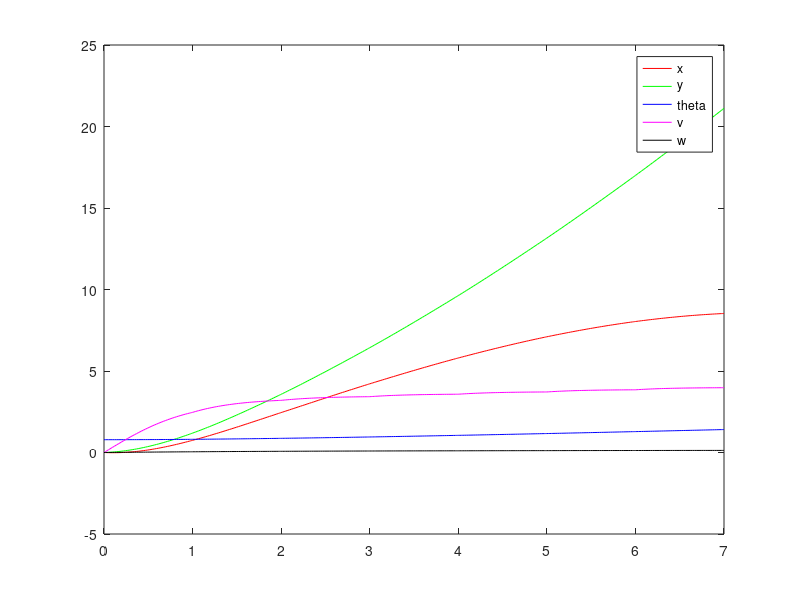
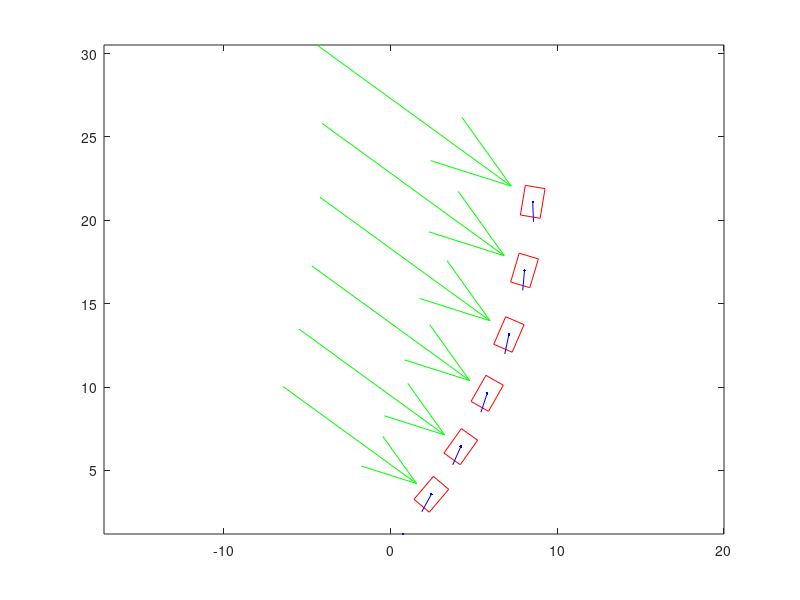

These figures' MATLAB source, in order:

function main

global p1 p2 p3 p4 p5 p6 p7 p8 p9 p10 p11 ...
       a_tw psi_tw delta_s delta_r Wc_aw Wp_aw gs gr % x y theta v w

% model 
p1 = 0.03
p2 = 40
p3 = 60
p4 = 200
p5 = 1500
p6 = 0.5
p7 = 0.5
p8 = 2
p9 = 120
p10 = 400
p11 = 0.2

% time 
tspan = [0 1];

% intial conditions
x = 0
y = 0
theta = pi/4
v = 0
w = 0

Z_init = [x y theta v w]

% input parameters
% wind
a_tw = 10
psi_tw = pi * 0.8

% rudder and sail angle
delta_s = 0.2                                         
delta_r = 0                                       

% computed parameters
%actual wind
Wc_aw = [(a_tw * cos(psi_tw - theta) - v); ...
         (a_tw * sin(psi_tw - theta))]

Wp_aw = [hypot(Wc_aw(2,:), Wc_aw(1,:)); ...
         atan2(Wc_aw(2,:), Wc_aw(1,:))]  
     
a_aw = Wp_aw(1,:);
psi_aw = Wp_aw(2,:);

% force on sail and rudder     
gs = -p4 * a_aw * sin(delta_s - psi_aw)     
gr = -sign(psi_aw) * min(abs(pi - abs(psi_aw)), abs(delta_s)) 

figure(1)
figure(2)

for j = 1:7

    [t,z] = ode45(@(t,Z) sailboat(t,Z), tspan, Z_init);

    figure(1)
    plot(t,z(:,1),'r',t,z(:,2),'g', ...
       t,z(:,3),'b',t,z(:,4),'m',t,z(:,5),'k')
    hold on

%     figure(2)
%    
%     plot(t,z(:,1),'r',t,z(:,2),'g', ...
%         t,z(:,3),'b',t,z(:,4),'m',t,z(:,5),'k')
%     hold on
    
    % update initial conditions for next iteration: x y theta v w
    for i=1:5
        Z_init(i) = z(end,i);
    end
    
    figure(2)    
    DrawRectangle([Z_init(1), Z_init(2), 1.8, 1.2, Z_init(3), 1.2, ...
                   delta_s, a_tw, psi_tw], 'r-'); 
    plot(Z_init(1), Z_init(2),'b')
    hold on
    
    % update tspan
    tspan = tspan + 1;
    
    % CONTROLLER                    % todo!
    % update sail and rudder angle
    %delta_s = abs(delta_s) + 0.05
    %delta_r = abs(delta_r) + 0.1
    
    
    % update wind angle and magnitude    
    a_tw = abs(a_tw) + 1
    psi_tw = abs(psi_tw)     
%     if (j > 9)
%         %psi_tw = -1 * psi_tw
%         delta_s = 0
%         
%     end

    
    % re-compute parameters
    Wc_aw = [(a_tw * cos(psi_tw - theta) - v); ...
         (a_tw * sin(psi_tw - theta))]

    Wp_aw = [hypot(Wc_aw(2,:), Wc_aw(1,:)); ...
         atan2(Wc_aw(2,:), Wc_aw(1,:))] 
     
    a_aw = Wp_aw(1,:);    
    psi_aw = Wp_aw(2,:);     
    gs = -p4 * a_aw * sin(delta_s - psi_aw);     
    gr = -sign(psi_aw) * min(abs(pi - abs(psi_aw)), abs(delta_s));   
   
end

figure(1)
legend('x', 'y', 'theta', 'v', 'w')



function dZdt = sailboat(t,Z)

global p1 p2 p3 p4 p5 p6 p7 p8 p9 p10 p11 ...
       a_tw psi_tw delta_s delta_r Wc_aw Wp_aw gs gr % x y theta v w

dZdt = [ ...
        % x
        Z(4) * cos(Z(3)) + p1 * a_tw * cos(psi_tw); ...
        % y
        Z(4) * sin(Z(3)) + p1 * a_tw * sin(psi_tw); ...
        % theta
        Z(5); ...
        % v
        (gs * sin(delta_s) - gr * p11 * sin(delta_r) - p2 * Z(4)^2) / p9; ...
        % w
        (gs * (p6 - p7 * cos(delta_s)) - gr * p8 * cos(delta_r) - p3 ...
           * Z(5) * Z(4)) / p10; ...
        ];
    
function h = DrawRectangle(param,style)
%--------------------------------------------------------------------------
% H = DRAWRECTANGLE(PARAM,STYLE)
% This function draws a rectangle with the given parameters:
% - inputs:
%          param................... 1x5 array
%          - param = [a, b, w, h, theta]
%          - (a,b): the center of the rectangle
%          - (w,h): width and height of the rectangle > 0
%          - theta: the rotation angle of the rectangle
%          style................... string
%          - plot style string
% - output:
%          h....................... plot handler
%
%   Usage Examples,
%
%   DrawRectangle([0 0 1 1 0]); 
%   DrawRectangle([-1,2,3,5,3.1415/6],'r-');
%   h = DrawRectangle([0,1,2,4,3.1415/3],'--');
%
%   Rasoul Mojtahedzadeh (mojtahedzadeh _a_ gmail com)
%   Version 1.00
%   November, 2011
%--------------------------------------------------------------------------

if (nargin <1),
    error('Please see help for INPUT DATA.');
elseif (nargin==1)
    style='b-';
end;
[m,n] = size(param);
if(m ~= 1 || n ~= 9)
    error('param should be an 1x5 array.');
end
if(param(3) <=0 || param(4) <=0)
    error('width and height must be positive values.');
end
a = param(1);
b = param(2);
w = param(3);
h = param(4);
l = param(6);
theta = param(5);
delta_s = param(7);
a_tw = param(8);
psi_tw = param(9);

X = [-w/2 w/2 w/2 -w/2 -w/2];
Y = [h/2 h/2 -h/2 -h/2 h/2];
P = [X;Y];
ct = cos(theta);
st = sin(theta);
R = [ct -st;st ct];
P = R * P;
h = plot(P(1,:)+a,P(2,:)+b,style);

S = [a, a + l * cos(theta + delta_s - pi); ...
     b, b + l * sin(theta + delta_s - pi)];
f = plot(S(1,:),S(2,:),'b');

W = [a + a_tw * cos(psi_tw), -a_tw * cos(psi_tw); ...
     b + a_tw * sin(psi_tw), -a_tw * sin(psi_tw)];
g = quiver(W(1,1),W(2,1),W(1,2),W(2,2),'g');
axis equal;


% convert variable name to string
% source: http://stackoverflow.com/questions/11453165/matlab-get-string-containing-variable-name
% function out = varname(var)
%   out = inputname(1);
%   
% function out = legend_from_array(vals)
%       len = length(vals)
%       legendCell = [zeros(1,len)]
%       for j = 1:len
%           legendCell(j) %= inputname(vals(j))
%           vals(j)
%           inputname(vals(j))
%       end          

% function out = varname(var)
%   out = inputname(1);
